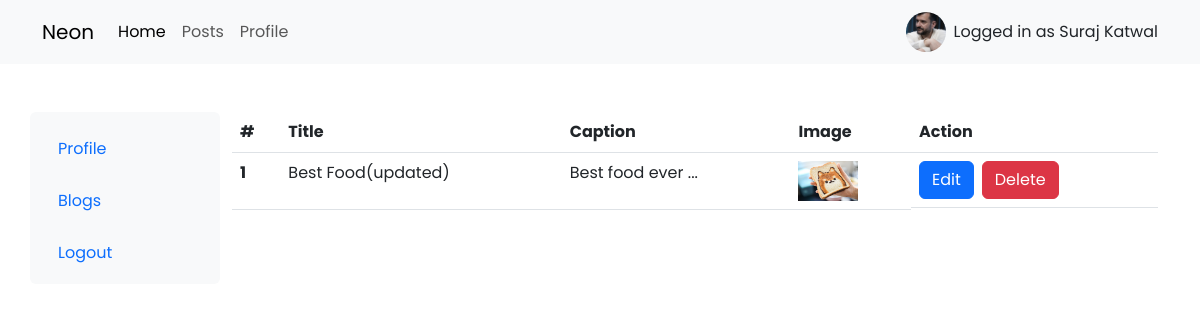
Page /profile-blog/ (signed in) on the committed database.
### core/models.py (models this page shows, shortened)
class Profile(models.Model):
    user = models.OneToOneField(
        User, null=True, blank=True, on_delete=models.CASCADE)
    profile_pic = models.ImageField(
        null=True, blank=True, upload_to='profile/')
    bio = models.TextField(null=True, blank=True)

class Post(models.Model):
    title = models.CharField(max_length=200, null=True, blank=True)
    image = models.ImageField(null=True, blank=True, upload_to='post/')
    caption = models.TextField(null=True, blank=True)
    date_created = models.DateTimeField(
        auto_now_add=True, null=True, blank=True)
    author = models.ForeignKey(
        Profile, on_delete=models.CASCADE, null=True, blank=True)

### core/views.py (the view)
# urls.py: path('profile-blog/', views.profileBlog, name='profile-blog'),
@login_required(login_url='login')
def profileBlog(request):
    profile = Profile.objects.get(user=request.user)
    profileBlog = Post.objects.filter(author=profile)
    context = {
        'profile': profile,
        'profileBlog': profileBlog
    }
    return render(request, 'core/profile_blog.html', context)

### core/templates/core/profile_blog.html (shortened to what this page needs)
{% extends 'main.html' %}
{% block content %}
<div class="container mt-5">
    <div class="row flex-nowrap">
        {% include 'menu.html' %}
        <div class="col">
            <table class="table table-hover">
                <thead>
                    <tr>
                        <th scope="col">#</th>
                        <th scope="col">Title</th>
                        <th scope="col">Caption</th>
                        <th scope="col">Image</th>
                        <th scope="col" class="">Action</th>
                    </tr>
                </thead>
                {% for blog in profileBlog %}
                <tbody>
                    <tr>
                        <th scope="row">{{forloop.counter}}</th>
                        <td>{{blog.title}}</td>
                        <td>{{ blog.caption|slice:":15" }}...</td>
                        <td>
                            {% if blog.image %}
                            <img src="{{blog.image.url}}" alt="" style="height: 40px; width: 60px; object-fit: cover;">
                            {% else %}
                            <img src="https://source.unsplash.com/random" alt="" style="height: 40px; width: 60px; object-fit: cover;">
                            {% endif %}
                        </td>
                        <td class="d-flex">
                            <a href="{% url 'edit-post' blog.id %}"><button type="button" class="btn btn-primary me-2">Edit</button></a>
                            <form action="{% url 'delete-post' %}" method="POST">
                                <button type="submit" class="btn btn-danger">Delete</button>
                            </form>
                        </td>
                    </tr>
                </tbody>
                {% endfor %}
            </table>
        </div>
    </div>
</div>
{% endblock content %}

### templates/main.html (shortened to what this page needs)
{% load static %}
<!doctype html>
<html lang="en">
<head>
    <link rel="stylesheet" href="https://cdnjs.cloudflare.com/ajax/libs/font-awesome/6.4.0/css/all.min.css"
 />
    <link href="https://fonts.bunny.net/css?family=poppins:200,300,400,500,600,700,800,900" rel="stylesheet" />
    <link href="https://cdn.jsdelivr.net/npm/bootstrap@5.3.0-alpha3/dist/css/bootstrap.min.css" rel="stylesheet"
>
</head>
<body style="font-family: 'Poppins', sans-serif;">
    <nav class="navbar navbar-expand-lg bg-body-tertiary">
        <div class="container">
            <a class="navbar-brand" href="{% url 'index' %}">Neon</a>
            <div class="collapse navbar-collapse" id="navbarNav">
                <ul class="navbar-nav">
                    <li class="nav-item">
                        <a class="nav-link active" aria-current="page" href="{% url 'index' %}">Home</a>
                    </li>
                    <li class="nav-item">
                        <a class="nav-link" href="{% url 'posts' %}">Posts</a>
                    </li>
                    <li class="nav-item">
                        <a class="nav-link" href="{% url 'profile' %}">Profile</a>
                    </li>
                </ul>
            </div>
            {% if request.user.is_authenticated %}
            <a href="{% url 'profile' %}">
                {% if request.user.profile.profile_pic %}
                <img src="{{request.user.profile.profile_pic.url}}" alt="Avatar" class="img-fluid my-1 me-2"
                style="width: 40px; height: 40px; object-fit: cover; border-radius: 50%;" />
                {% else %}
                <img src="{% static 'images/default.jpg' %}" alt="Avatar" class="img-fluid my-1 me-2"
                style="width: 40px; height: 40px; object-fit: cover; border-radius: 50%;" />
                {% endif %}
            </a>
            <a class="nav-link disabled">Logged in as {{request.user.first_name}}
                {{request.user.last_name}}</a>
            {% endif %}
        </div>
    </nav>
    {% block content %}
    {% endblock content %}
</body>
</html>

### rows in the picture
Post: title "Best Food(updated)", caption "Best food ever", image (picture)

### other values in the picture
{{ request.user.first_name }} "Suraj"
{{ request.user.last_name }} "Katwal"
